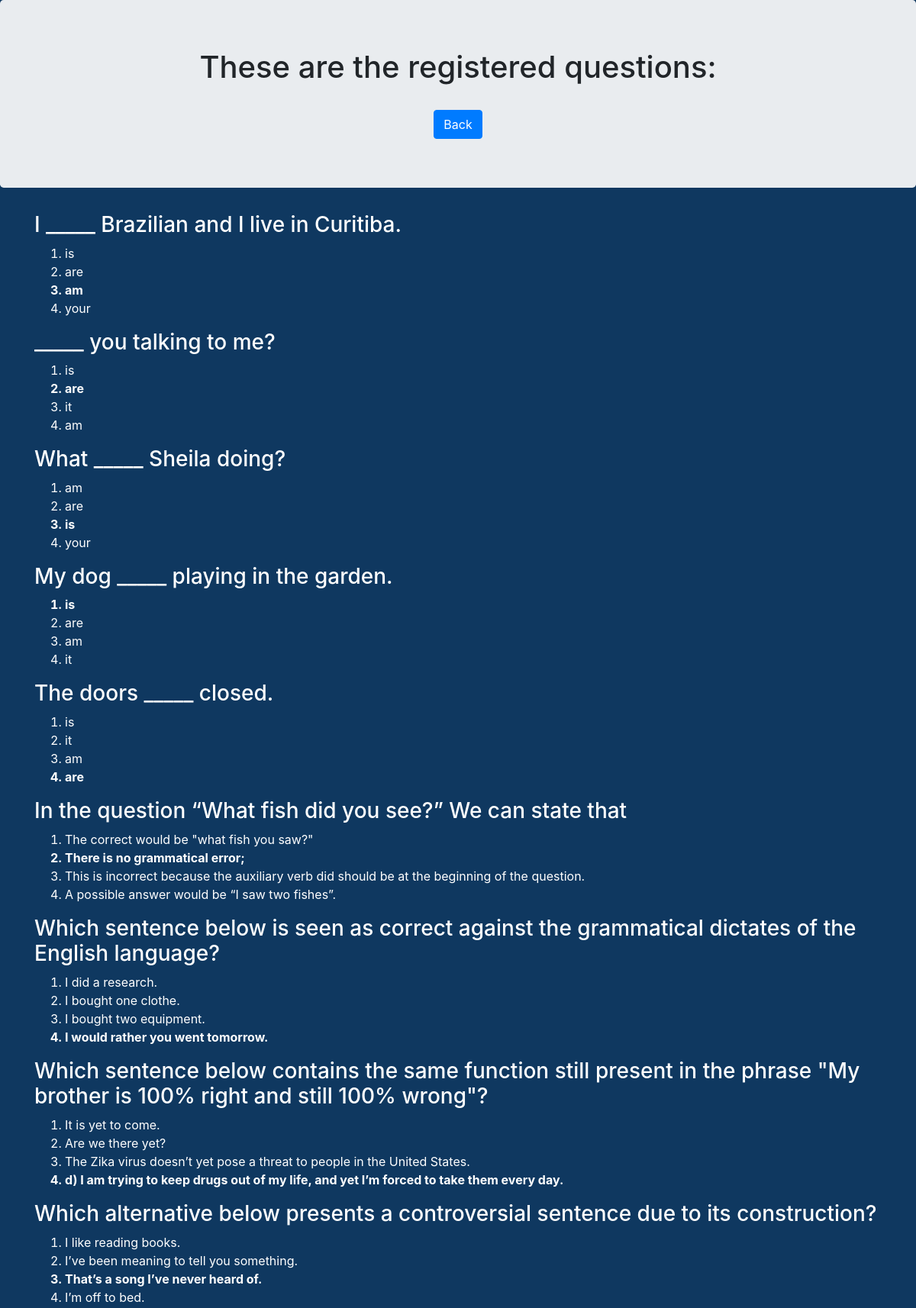
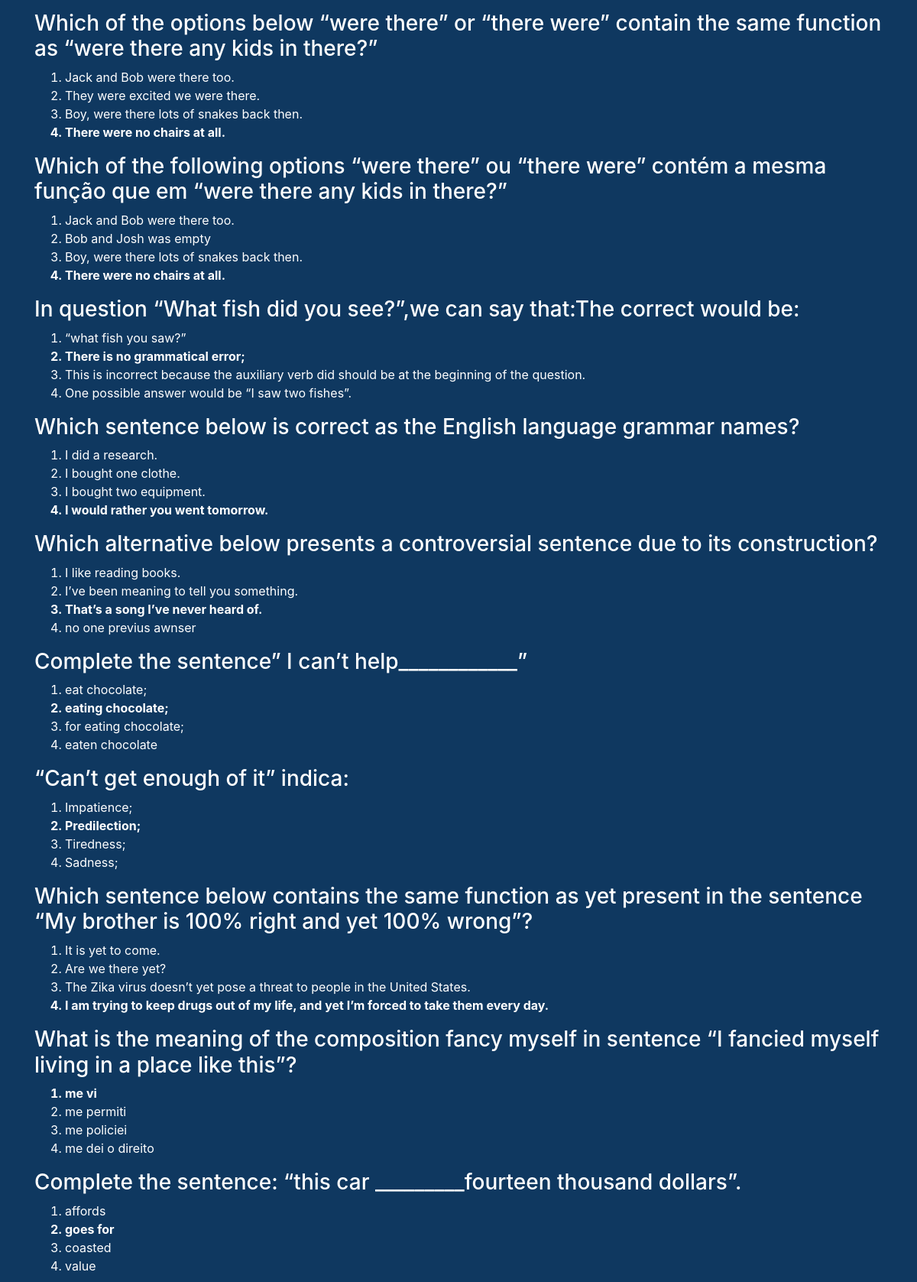
The app's page /professor/visualizacao/verQuestoesView.php (signed in, upper part) with its own data (2 pictures, top to bottom).
### tables this page shows
CREATE TABLE `questao` (
  `idquestao` int(3) NOT NULL,
  `enunciado` varchar(500) NOT NULL,
  `opA` varchar(120) NOT NULL,
  `opB` varchar(120) NOT NULL,
  `opC` varchar(120) NOT NULL,
  `opD` varchar(120) NOT NULL,
  `gabarito` int(11) NOT NULL,
  `tipo` int(1) DEFAULT NULL
);

### professor/visualizacao/verQuestoes.php (called while the page is built, shortened)
<?php
function buscarQuestoes() {
    $connection = mysqli_connect("localhost", "root", "", "portalcursodeingles");
    mysqli_set_charset($connection, 'utf8');
    $sql = "SELECT idquestao, enunciado, opA, opB, opC, opD, gabarito FROM questao";
    $result = mysqli_query($connection, $sql);
    $questoes = [];
    if(mysqli_query($connection, $sql)) {
        if (mysqli_num_rows($result) > 0) {
            $questao = [];
            while ($row = mysqli_fetch_assoc($result)) {
                $questao['idquestao'] = $row['idquestao'];
                $questao['enunciado'] = $row['enunciado'];
                $questao['opA'] = $row['opA'];
                $questao['opB'] = $row['opB'];
                $questao['opC'] = $row['opC'];
                $questao['opD'] = $row['opD'];
                $questao['gabarito'] = $row['gabarito'];
                array_push($questoes, $questao);
            }
        }
    } else{
        die("erro no mysql $sql. " . mysqli_error($connection));
    }
    return $questoes;
}
?>

### professor/visualizacao/verQuestoesCtrl.php (called while the page is built)
<?php
    require_once('verQuestoes.php');
    function exibirQuestoes() {
        return buscarQuestoes();
    }
?>

### professor/visualizacao/verQuestoesView.php (the view, shortened to what this page needs)
<html>
    <head>
  <link rel="stylesheet" href="https://maxcdn.bootstrapcdn.com/bootstrap/4.3.1/css/bootstrap.min.css">
    </head>
    <body style="background-color:#0f3860;">
<div class='jumbotron text-center'><h1> These are the registered questions: </h1><br>
<a href="../professorView.php">
<button class="btn btn-primary" type='button' value='Back'>Back</button>
</a>
</div>
<font color="white">
<div class="container">
<?php
   require_once('verQuestoesCtrl.php');
    $questoes = exibirQuestoes();
    foreach ($questoes as $questao) {
        echo "<h3>" . $questao['enunciado'] . "</h3>";
        echo "<ol type='1'>";
        if ( $questao['gabarito'] == 1)
            echo "<b>";
        echo "<li>" . $questao['opA'] . "</li>";
        if ( $questao['gabarito'] == 1)
            echo "</b>";
        if ( $questao['gabarito'] == 2)
            echo "<b>";
        echo "<li>" . $questao['opB'] . "</li>";
        if ( $questao['gabarito'] == 2)
            echo "</b>";
        if ( $questao['gabarito'] == 3)
            echo "<b>";
        echo "<li>" . $questao['opC'] . "</li>";
        if ( $questao['gabarito'] == 3)
            echo "</b>";
        if ( $questao['gabarito'] == 4)
            echo "<b>";
        echo "<li>" . $questao['opD'] . "</li>";
        if ( $questao['gabarito'] == 4)
            echo "</b>";
        echo "</ol>";
    }
?>
</div>
</font>
</body>
</html>

### records on screen
questao: enunciado "I _____ Brazilian and I live in Curitiba.", opA "is", opB "are", opC "am", opD "your"
questao: enunciado "_____ you talking to me?", opA "is", opB "are", opC "it", opD "am"
questao: enunciado "What _____ Sheila doing?", opA "am", opB "are", opC "is", opD "your"
questao: enunciado "My dog _____ playing in the garden.", opA "is", opB "are", opC "am", opD "it"
questao: enunciado "The doors _____ closed.", opA "is", opB "it", opC "am", opD "are"
questao: enunciado "In the question “What fish did you see?” We can state that", opA "The correct would be \"what fish you saw?\"", opB "There is no grammatical error;", opC "This is incorrect because the auxiliary verb did should be at the beginning of the question.", opD "A possible answer would be “I saw two fishes”."
questao: enunciado "Which sentence below is seen as correct against the grammatical dictates of the English language?", opA "I did a research.", opB "I bought one clothe.", opC "I bought two equipment.", opD "I would rather you went tomorrow."
questao: enunciado "Which sentence below contains the same function still present in the phrase \"My brother is 100% right and still 100% wrong\"?", opA "It is yet to come.", opB "Are we there yet?", opC "The Zika virus doesn’t yet pose a threat to people in the United States.", opD "d) I am trying to keep drugs out of my life, and yet I’m forced to take them every day."
questao: enunciado "Which alternative below presents a controversial sentence due to its construction?", opA "I like reading books.", opB "I’ve been meaning to tell you something.", opC "That’s a song I’ve never heard of.", opD "I’m off to bed."
questao: enunciado "Which of the options below “were there” or “there were” contain the same function as “were there any kids in there?”", opA "Jack and Bob were there too.", opB "They were excited we were there.", opC "Boy, were there lots of snakes back then.", opD "There were no chairs at all."
questao: enunciado "Which of the following options “were there” ou “there were” contém a mesma função que em “were there any kids in there?”", opA "Jack and Bob were there too.", opB "Bob and Josh was empty", opC "Boy, were there lots of snakes back then.", opD "There were no chairs at all."
questao: enunciado "In question “What fish did you see?”,we can say that:The correct would be:", opA "“what fish you saw?”", opB "There is no grammatical error;", opC "This is incorrect because the auxiliary verb did should be at the beginning of the question.", opD "One possible answer would be “I saw two fishes”."
questao: enunciado "Which sentence below is correct as the English language grammar names?", opA "I did a research.", opB "I bought one clothe.", opC "I bought two equipment.", opD "I would rather you went tomorrow."
questao: enunciado "Which alternative below presents a controversial sentence due to its construction?", opA "I like reading books.", opB "I’ve been meaning to tell you something.", opC "That’s a song I’ve never heard of.", opD "no one previus awnser"
questao: enunciado "Complete the sentence” I can’t help____________”", opA "eat chocolate;", opB "eating chocolate;", opC "for eating chocolate;", opD "eaten chocolate"
questao: enunciado "“Can’t get enough of it” indica:", opA "Impatience;", opB "Predilection;", opC "Tiredness;", opD "Sadness;"
questao: enunciado "Which sentence below contains the same function as yet present in the sentence “My brother is 100% right and yet 100% wrong”?", opA "It is yet to come.", opB "Are we there yet?", opC "The Zika virus doesn’t yet pose a threat to people in the United States.", opD "I am trying to keep drugs out of my life, and yet I’m forced to take them every day."
questao: enunciado "What is the meaning of the composition fancy myself in sentence “I fancied myself living in a place like this”?", opA "me vi", opB "me permiti", opC "me policiei", opD "me dei o direito"
questao: enunciado "Complete the sentence: “this car _________fourteen thousand dollars”.", opA "affords", opB "goes for", opC "coasted", opD "value"
